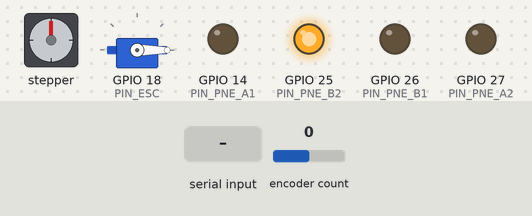
A sketch run on a simulated ESP32. On the bench: stepper motor, servo, output pins drawn as LEDs (lit = HIGH). Wiring (inferred from the names in the program): stepper motor driver (200 steps per turn assumed): step GPIO 19; direction GPIO 21. The inputs (shaded band) are chosen by the test bench; at power-on: encoder count 0. Pins used as bus, display or sensor lines are not drawn; what the sketch prints to the serial monitor is not drawn.

Above: at 11.2 s.
11.3 s: "d\n" received over Serial
At 12.2 s:
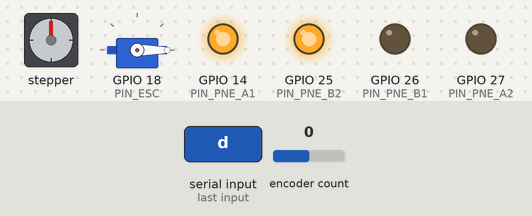
17.3 s: "T 1500\n" received over Serial
At 18.8 s:
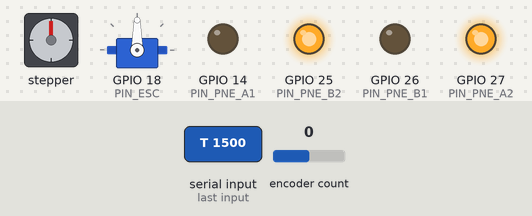
19.6 s: "A 30.5\n" received over Serial
At 20.1 s:
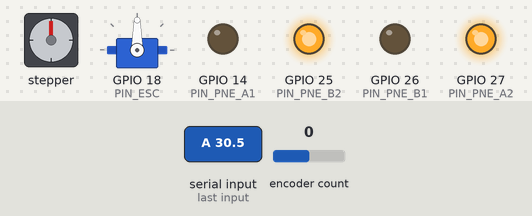
25.6 s: "A,45\n" received over Serial
At 28.0 s:
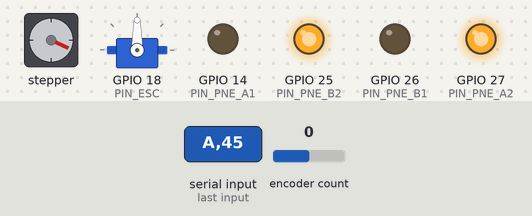
28.3 s: "A90\n" received over Serial
At 50.3 s:
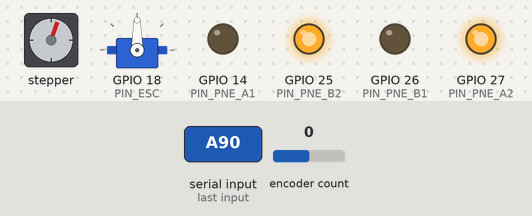
Timing chart, 0 to 72.6 s (numbered marks = the images above; inputs shaded):
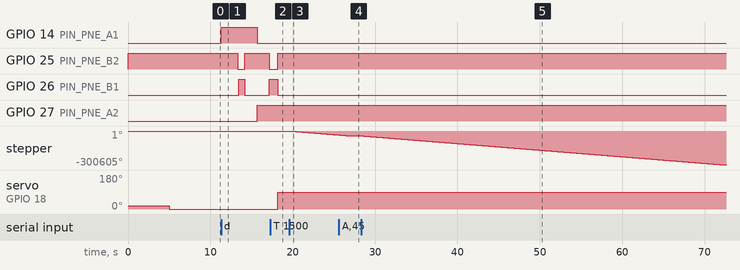

Measured:
- after the input at 11.3 s, GPIO 14 (PIN_PNE_A1): LOW → HIGH at once, → LOW 4.4 s later; GPIO 25 (PIN_PNE_B2): HIGH → LOW after 2.0 s, → HIGH 0.85 s later, → LOW 3.0 s later; GPIO 26 (PIN_PNE_B1): LOW → HIGH after 2.1 s, → LOW 0.75 s later, → HIGH 3.0 s later; GPIO 27 (PIN_PNE_A2): LOW → HIGH after 4.4 s
- after the input at 17.3 s, servo on GPIO 18 (PIN_ESC): 0° → 90° after 0.89 s
- after the input at 19.6 s, stepper: keeps turning counter-clockwise at about 5835°/s, starting at once
- after the input at 25.6 s, stepper: goes on until 26.9 s, then stays -42364°
- after the input at 28.3 s, stepper: keeps turning counter-clockwise at about 5830°/s, starting at once

The sketch:

upper_control.ino
```cpp
/**
 * upper_control.ino — R1 Offense: Upper Mechanism Controller
 * ===========================================================
 * Platform: ESP32 DevKit
 *
 * This firmware coordinates three independent actuators on R1's upper
 * mechanism from a single ESP32. All control is event-driven via serial
 * commands, allowing the ROS layer or an operator to command each
 * subsystem independently without blocking the others.
 *
 * Actuators
 * ---------
 *
 * 1. BLDC shooter motor (via ESC, PWM 50 Hz)
 *    ─────────────────────────────────────────
 *    The ESC requires a calibration sequence on every boot to learn
 *    the throttle range. After calibration, throttle is set by writing
 *    microsecond pulse widths in [1000, 2000]:
 *        1000 µs → minimum throttle (motor stopped / armed)
 *        2000 µs → maximum throttle
 *
 *    Serial command:  "T <microseconds>"
 *    Example:         "T 1500"  → 50% throttle
 *
 * 2. Stepper motor — shooter angle (closed-loop with encoder)
 *    ─────────────────────────────────────────────────────────
 *    A stepper motor adjusts the shooter's launch angle. An encoder
 *    on the driven shaft provides position feedback so the controller
 *    can verify movement and correct for missed steps.
 *
 *    Gear ratio: 8800 encoder ticks = 23 mechanical degrees
 *    Step rate: 150 µs high + 150 µs low per step (≈ 3300 steps/sec)
 *    Deadband: ±0.2° — steps are only issued when error exceeds this.
 *
 *    Serial command:  "A <degrees>"
 *    Example:         "A 30.5"  → move to 30.5 degrees
 *
 * 3. Pneumatic dribbler (4-channel solenoid valve)
 *    ───────────────────────────────────────────────
 *    A double-acting pneumatic cylinder drives the dribbler mechanism.
 *    Four solenoid valves (two H-bridge pairs) control extend / retract.
 *    The sequence is timed to allow the cylinder to complete each stroke
 *    before the valve state changes.
 *
 *    Serial command:  "D"  → trigger dribble sequence
 *
 * Serial commands summary
 * -----------------------
 *    "A <float>"   Set stepper target angle (degrees)
 *    "T <int>"     Set ESC throttle (1000–2000 µs)
 *    "D"           Trigger pneumatic dribble sequence
 */

#include <ESP32Encoder.h>
#include <ESP32Servo.h>

// ---------------------------------------------------------------------------
// Pin assignments
// ---------------------------------------------------------------------------

// Stepper motor
#define PIN_STEP      19
#define PIN_DIR       21
#define PIN_ENC_A     22
#define PIN_ENC_B     23

// BLDC ESC
#define PIN_ESC       18

// Pneumatic dribbler (two H-bridge pairs)
#define PIN_PNE_A1    14   // Cylinder A — extend
#define PIN_PNE_A2    27   // Cylinder A — retract
#define PIN_PNE_B1    26   // Cylinder B — extend
#define PIN_PNE_B2    25   // Cylinder B — retract

// ---------------------------------------------------------------------------
// Stepper constants
// ---------------------------------------------------------------------------
const float STEPS_PER_DEGREE = 771.70;       // physical calibration constant
const float ENCODER_TICKS_PER_DEG = 8800.0 / 23.0;  // ticks per output degree
const float ANGLE_DEADBAND = 0.2f;           // degrees — ignore errors smaller than this
const int   STEP_PULSE_US  = 150;            // µs — step pulse half-period

// ---------------------------------------------------------------------------
// Module state
// ---------------------------------------------------------------------------
ESP32Encoder stepperEncoder;
Servo        ESC;

float  currentAngle   = 0.0f;
float  targetAngle    = 0.0f;
bool   escCalibrated  = false;
bool   dribblePending = false;

String serialBuffer   = "";
bool   lineComplete   = false;


// ---------------------------------------------------------------------------
// Helper: move stepper to reduce angle error
// ---------------------------------------------------------------------------
void moveStepperToTarget() {
    long  encoderTicks = stepperEncoder.getCount();
    currentAngle       = (float)encoderTicks / ENCODER_TICKS_PER_DEG;
    float error        = targetAngle - currentAngle;

    if (abs(error) <= ANGLE_DEADBAND) return;

    long  stepsNeeded = (long)abs(error * STEPS_PER_DEGREE);
    bool  dirForward  = (error > 0);
    digitalWrite(PIN_DIR, dirForward ? LOW : HIGH);

    for (long i = 0; i < stepsNeeded; i++) {
        digitalWrite(PIN_STEP, HIGH);
        delayMicroseconds(STEP_PULSE_US);
        digitalWrite(PIN_STEP, LOW);
        delayMicroseconds(STEP_PULSE_US);
    }

    // Verify final position via encoder
    long  finalTicks = stepperEncoder.getCount();
    float finalAngle = (float)finalTicks / ENCODER_TICKS_PER_DEG;
    Serial.printf("Stepper done — target: %.2f°  actual: %.2f°\n",
                  targetAngle, finalAngle);
}


// ---------------------------------------------------------------------------
// Helper: run pneumatic dribble sequence
// ---------------------------------------------------------------------------
void runDribbleSequence() {
    Serial.println("Dribble: starting sequence");

    // Extend cylinder A, hold cylinder B retracted
    digitalWrite(PIN_PNE_A2, LOW);
    digitalWrite(PIN_PNE_A1, HIGH);
    delay(2000);

    // Release B retract, extend B
    digitalWrite(PIN_PNE_B2, LOW);
    delay(100);
    digitalWrite(PIN_PNE_B1, HIGH);
    delay(750);

    // Retract B
    digitalWrite(PIN_PNE_B1, LOW);
    digitalWrite(PIN_PNE_B2, HIGH);
    delay(1500);

    // Retract A
    digitalWrite(PIN_PNE_A1, LOW);
    digitalWrite(PIN_PNE_A2, HIGH);
    delay(1500);

    // Home B
    digitalWrite(PIN_PNE_B2, LOW);
    digitalWrite(PIN_PNE_B1, HIGH);
    delay(1000);

    // Idle both
    digitalWrite(PIN_PNE_B1, LOW);
    digitalWrite(PIN_PNE_B2, HIGH);

    Serial.println("Dribble: sequence complete");
}


// ---------------------------------------------------------------------------
// setup
// ---------------------------------------------------------------------------
void setup() {
    Serial.begin(115200);

    // Stepper
    pinMode(PIN_STEP, OUTPUT);
    pinMode(PIN_DIR,  OUTPUT);
    stepperEncoder.attachFullQuad(PIN_ENC_A, PIN_ENC_B);
    stepperEncoder.setCount(0);

    // Pneumatics — default: cylinder B retracted (safe idle)
    pinMode(PIN_PNE_A1, OUTPUT); pinMode(PIN_PNE_A2, OUTPUT);
    pinMode(PIN_PNE_B1, OUTPUT); pinMode(PIN_PNE_B2, OUTPUT);
    digitalWrite(PIN_PNE_B1, LOW);
    digitalWrite(PIN_PNE_B2, HIGH);

    // ESC calibration sequence
    // The ESC must see max throttle, then min throttle to learn the range.
    ESC.setPeriodHertz(50);
    ESC.attach(PIN_ESC, 1000, 2000);

    Serial.println("ESC: calibration — plug in battery now");
    ESC.writeMicroseconds(1100);   // max throttle signal
    delay(5000);
    ESC.writeMicroseconds(1000);   // min throttle — arms the ESC
    delay(5000);
    escCalibrated = true;
    Serial.println("ESC: calibrated and armed");
    Serial.println("Commands: 'A <deg>'  'T <us>'  'D'");
}


// ---------------------------------------------------------------------------
// loop
// ---------------------------------------------------------------------------
void loop() {
    // --- Serial command parser ---
    while (Serial.available()) {
        char c = (char)Serial.read();
        if (c == '\n') {
            lineComplete = true;
        } else {
            serialBuffer += c;
        }
    }

    if (lineComplete) {
        serialBuffer.trim();
        char cmd   = serialBuffer.charAt(0);
        String arg = serialBuffer.substring(1);
        arg.trim();

        if (cmd == 'A' || cmd == 'a') {
            targetAngle = arg.toFloat();
            Serial.printf("Stepper: target = %.2f°\n", targetAngle);

        } else if ((cmd == 'T' || cmd == 't') && escCalibrated) {
            int throttle = arg.toInt();
            if (throttle >= 1000 && throttle <= 2000) {
                ESC.writeMicroseconds(throttle);
                Serial.printf("ESC: throttle = %d µs\n", throttle);
            } else {
                Serial.println("ESC: invalid throttle — use 1000–2000");
            }

        } else if (cmd == 'D' || cmd == 'd') {
            dribblePending = true;

        } else {
            Serial.println("Unknown command — use 'A <deg>', 'T <us>', or 'D'");
        }

        serialBuffer = "";
        lineComplete  = false;
    }

    // --- Stepper position control ---
    moveStepperToTarget();

    // --- Pneumatic dribble sequence ---
    if (dribblePending) {
        dribblePending = false;
        runDribbleSequence();
    }

    delay(20);
}
```
